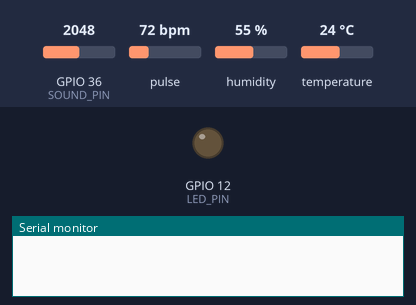
Bench run of a sketch on a simulated ESP32. Parts: output pins drawn as LEDs (lit = HIGH), the last lines printed to the serial monitor. The inputs (shaded band) are chosen by the test bench; at power-on: GPIO 36 (SOUND_PIN) = 2048, pulse 72 bpm, humidity 55 %, temperature 24 °C. Nothing arrives over Bluetooth unless stated.

Above: at 0.1 s.
At 62.3 s:
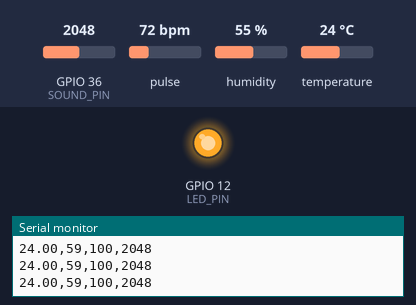
Timing chart, 0 to 65.8 s (numbered marks = the images above):
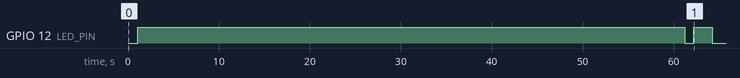

Measured:
- by itself, GPIO 12 (LED_PIN): LOW → HIGH at 1.0 s, → LOW 60.2 s later, → HIGH 0.98 s later, → LOW 2.0 s later

The sketch:

COLLARM_SAMPLE_CODE.ino
```cpp
#include <BluetoothSerial.h>
#include "DHT.h"
#include "MAX30105.h"
#include "heartRate.h"

#define DHTPIN 14
#define DHTTYPE DHT11
#define SOUND_PIN 36
#define LED_PIN 12

DHT dht(DHTPIN, DHTTYPE);
MAX30105 particleSensor;
BluetoothSerial SerialBT;

float temperature;
int soundLevel;
int heartRateBPM = 0;
int spo2 = 0;
bool btConnected = false;
unsigned long lastSensorReadTime = 0;
const unsigned long SENSOR_READ_INTERVAL = 1000;

const byte RATE_SIZE = 4;
byte rates[RATE_SIZE];
byte rateSpot = 0;
long lastBeat = 0;
float beatsPerMinute;
int beatAvg;

void readDHT11();
void readSoundSensor();
void readMAX30102();
void sendDataViaBluetooth();
void controlLED();
void checkBluetoothConnection();
void handleSensorErrors();

void setup() {
  Serial.begin(115200);

  if (!SerialBT.begin("Collarm_ESP32")) {
    while (1);
  }

  dht.begin();
  pinMode(LED_PIN, OUTPUT);
  digitalWrite(LED_PIN, LOW);

  if (!particleSensor.begin(Wire, I2C_SPEED_STANDARD)) {
    while (1);
  }

  byte ledBrightness = 0x1F;
  byte sampleAverage = 4;
  byte ledMode = 2;
  int sampleRate = 100;
  int pulseWidth = 411;
  int adcRange = 4096;

  particleSensor.setup(ledBrightness, sampleAverage, ledMode, sampleRate, pulseWidth, adcRange);
  particleSensor.enableDIETEMPRDY();
}

void loop() {
  unsigned long currentTime = millis();

  checkBluetoothConnection();

  if (currentTime - lastSensorReadTime >= SENSOR_READ_INTERVAL) {
    lastSensorReadTime = currentTime;

    readDHT11();
    readSoundSensor();
    readMAX30102();

    handleSensorErrors();

    if (btConnected) {
      sendDataViaBluetooth();
    }

    controlLED();

    Serial.print(temperature);
    Serial.print(",");
    Serial.print(heartRateBPM);
    Serial.print(",");
    Serial.print(spo2);
    Serial.print(",");
    Serial.println(soundLevel);
  }

  delay(10);
}

void readDHT11() {
  float newTemp = dht.readTemperature();
  if (!isnan(newTemp)) {
    temperature = newTemp;
  }
}

void readSoundSensor() {
  long sum = 0;
  for (int i = 0; i < 10; i++) {
    sum += analogRead(SOUND_PIN);
    delay(1);
  }
  soundLevel = sum / 10;
}

void readMAX30102() {
  long irValue = particleSensor.getIR();

  if (irValue > 50000) {
    if (checkForBeat(irValue)) {
      long delta = millis() - lastBeat;
      lastBeat = millis();

      beatsPerMinute = 60 / (delta / 1000.0);

      if (beatsPerMinute < 255 && beatsPerMinute > 20) {
        rates[rateSpot++] = (byte)beatsPerMinute;
        rateSpot %= RATE_SIZE;

        beatAvg = 0;
        for (byte x = 0; x < RATE_SIZE; x++) {
          beatAvg += rates[x];
        }
        beatAvg /= RATE_SIZE;

        heartRateBPM = beatAvg;
      }
    }

    spo2 = map(constrain(irValue, 50000, 100000), 50000, 100000, 90, 100);
  } else {
    heartRateBPM = 0;
    spo2 = 0;
    for (byte x = 0; x < RATE_SIZE; x++) {
      rates[x] = 0;
    }
  }
}

void sendDataViaBluetooth() {
  String data = "{\"temp\":" + String(temperature, 1) +
                ",\"hr\":" + String(heartRateBPM) +
                ",\"spo2\":" + String(spo2) +
                ",\"sound\":" + String(soundLevel) +
                "}";

  SerialBT.println(data);
}

void controlLED() {
  if (heartRateBPM > 120 || temperature > 39.0 || soundLevel > 800) {
    digitalWrite(LED_PIN, (millis() % 500) < 250);
  } else if (!btConnected) {
    digitalWrite(LED_PIN, (millis() % 1000) < 100);
  } else {
    digitalWrite(LED_PIN, LOW);
  }
}

void checkBluetoothConnection() {
  btConnected = (SerialBT.hasClient());
}

void handleSensorErrors() {
  if (isnan(temperature)) {
    Serial.println("DHT Error");
  }

  if (!particleSensor.begin(Wire, I2C_SPEED_STANDARD)) {
    Serial.println("MAX30102 Error");
  }
}
```
